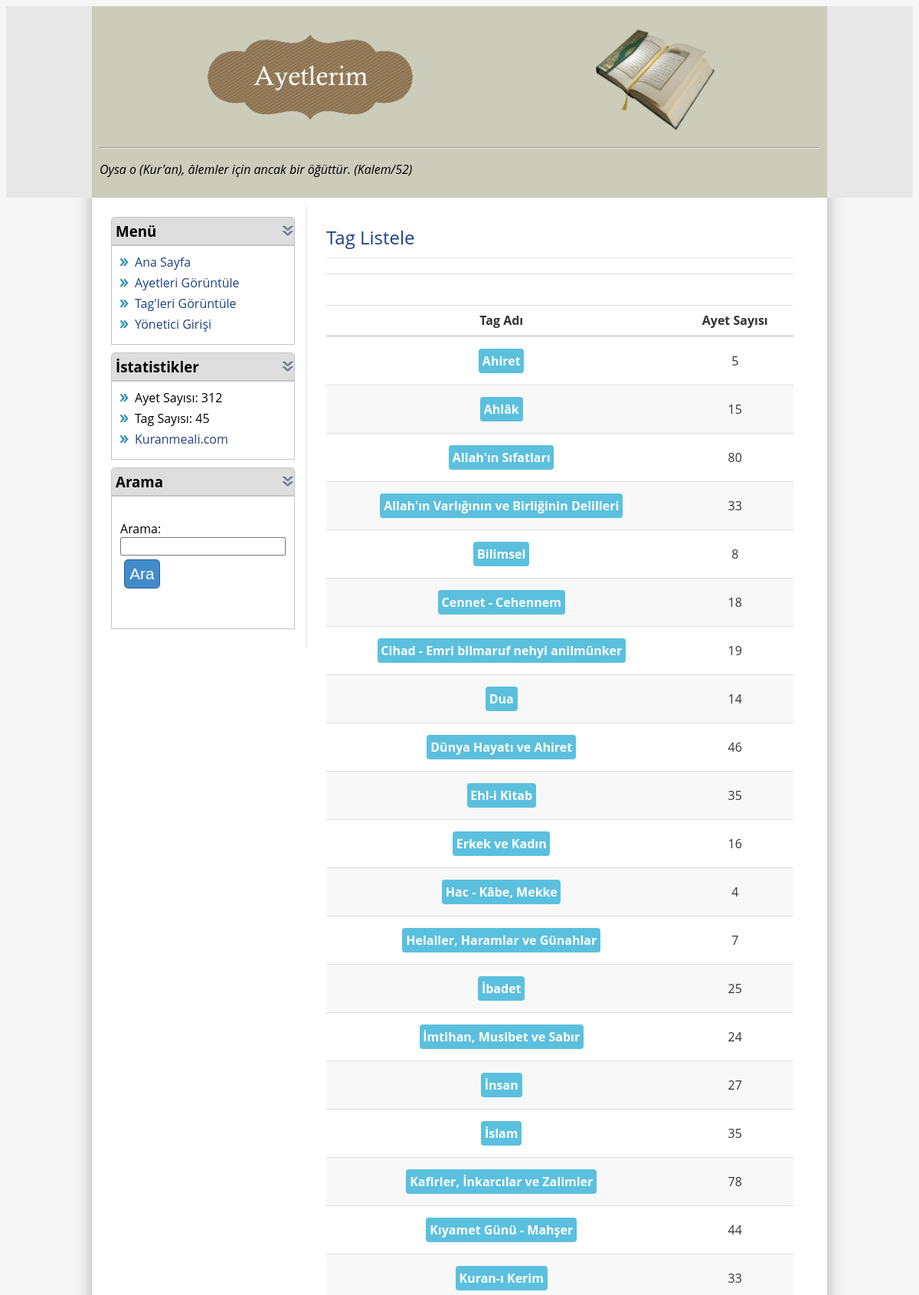
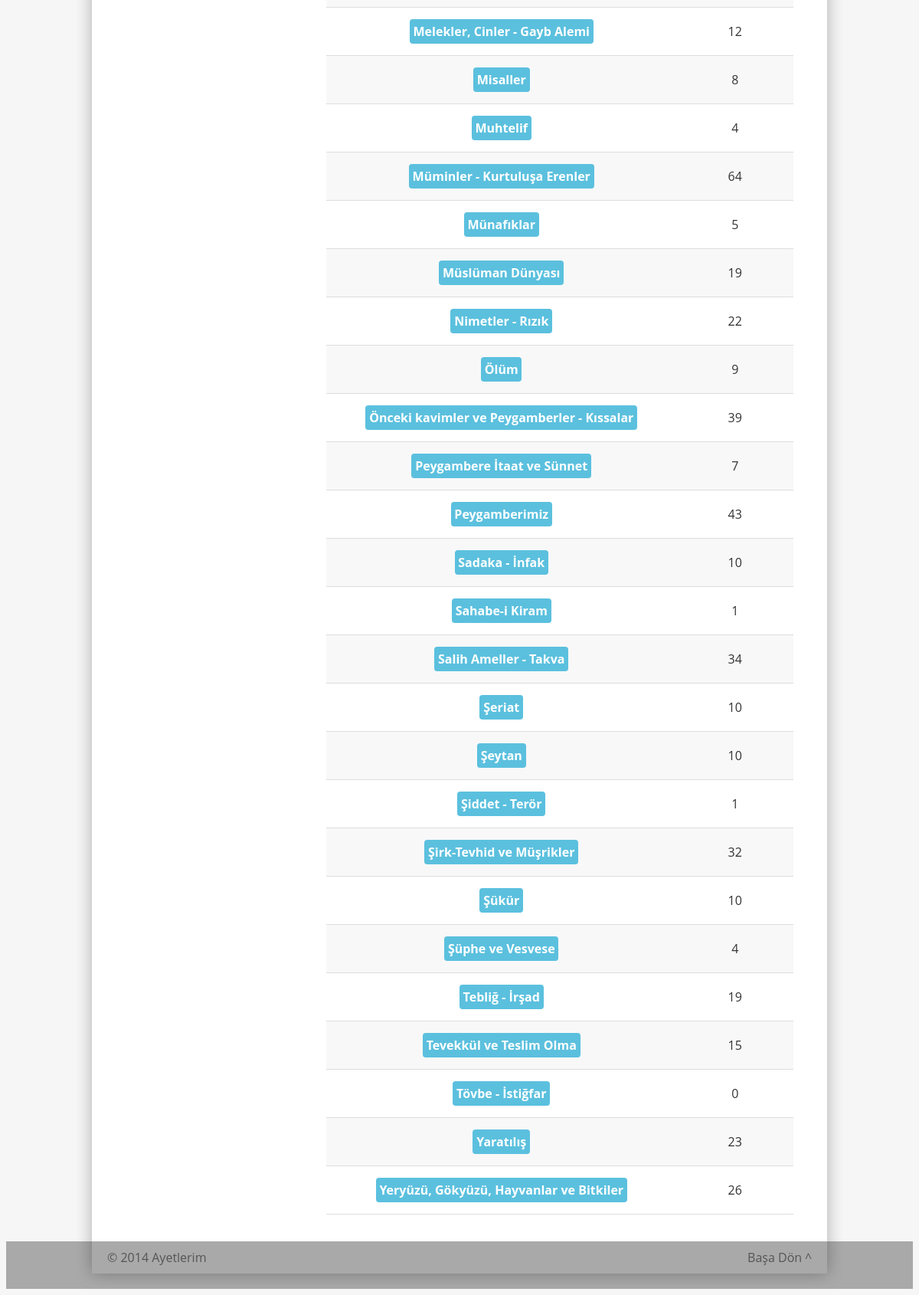
/tagler.php, run on the app's committed database (2 pictures, top to bottom).
### tables this page shows
CREATE TABLE IF NOT EXISTS `tag` (
  `tag_id` int(10) unsigned NOT NULL AUTO_INCREMENT,
  `tarih` int(10) unsigned NOT NULL,
  `tag_adi` varchar(100) DEFAULT NULL,
  PRIMARY KEY (`tag_id`)
);

### functions.php (called while the page is built, shortened)
<?php
function girisYapmis()
{
	return FALSE;
}
function getLastResultNum($baglanti)
{
	$query = "SELECT FOUND_ROWS()";
	$result = mysqli_query($baglanti,$query);
	$result = mysqli_fetch_array($result, MYSQLI_NUM);
	return $result[0];
}
?>

### classes/Ayet.php (called while the page is built, shortened)
<?php
class Ayet {
	public static function getTotalAyetNumber()
	{
		$bag = baglan();
		$query = "SELECT COUNT(*) FROM ayet";
		$result = mysqli_query($bag, $query);
		$num = mysqli_fetch_array($result, MYSQLI_NUM);
		return $num[0];
	}
}
?>

### classes/Tag.php (called while the page is built, shortened)
<?php
require_once("functions.php");
class Tag {
	public function __construct($data)
	{
		if(isset($data['tag_id'])) $this->tag_id = $data['tag_id'];
		if(isset($data['tag_adi'])) $this->tag_adi = $data['tag_adi'];
	}
	public static function getList( $limit = "LIMIT 20", $order = "tarih DESC" )
	{
		$bag = baglan();
		$query = "SELECT SQL_CALC_FOUND_ROWS * FROM tag ORDER BY " . $order . " " . $limit;
		$result = mysqli_query($bag,$query);
		$list = array();
		while ( $data = mysqli_fetch_array($result) )
		{
			$list[] = new Tag($data);
		}
		$num = getLastResultNum($bag);
		return $list;
	}
	public static function getTotalTagNumber()
	{
		$bag = baglan();
		$query = "SELECT COUNT(*) FROM tag";
		$result = mysqli_query($bag, $query);
		$num = mysqli_fetch_array($result, MYSQLI_NUM);
		return $num[0];
	}
}
?>

### classes/AyetTag.php (called while the page is built, shortened)
<?php
require_once("functions.php");
class AyetTag {
	public static function getAyetNumberByTag($tag_id)
	{
		$bag = baglan();
		$query = "SELECT COUNT(*) FROM ayet_tag WHERE tag_id = '$tag_id'";
		$result = mysqli_query($bag, $query);
		$num = mysqli_fetch_array($result, MYSQLI_NUM);
		return $num[0];
	}
}
?>

### templates/tagListele.php (the view, shortened to what this page needs)
<?php include "templates/include/header.php" ?>
<?php
	$tagler = $veriler['tagler'];
	$ayet_sayilari = $veriler['ayet_sayilari'];
?>
    <div id="content">
		<div id="title">Tag Listele</div>
		<table class="table">
			<tr style="border-top:0; border-bottom:3px solid #ddd">
				<th colspan="3">
				Tag Adı
				</th>
				<th>
				Ayet Sayısı
				</th>
			</tr>
			<?php
			foreach($tagler as $index => $tag)
			{
			?>
				<tr <?php echo ($index % 2 != 0) ? "id='tek'" : "" ?>>
					<td colspan="3">
					<?php echo "<a href='tagler.php?action=tagGoster&tagId={$tag->tag_id}' class='button' id='tag' style='float:none;'>{$tag->tag_adi}</a>"; ?>
					</td>
					<td>
					<?php echo $ayet_sayilari[$index] . ""; ?>
					</td>
				</tr>
			<?php
			}
			?>
		</table>
	</div>
	</div>
<?php include "templates/include/footer.php" ?>

### tagler.php (shortened to what this page needs)
<?php
require_once("functions.php");
$action = isset($_GET['action']) ?  string_duzelt($_GET['action']) :  "";
$giris_yapmis = girisYapmis();
switch($action)
{
	default:
		tagListele();
}
function tagListele()
{
	$veriler = array();
	$order = "tag_adi ASC";
	$tagler = Tag::getList("", $order);
	$veriler['sonuc_sayisi'] = count($tagler);
	$veriler['ayet_sayilari'] = array();
	foreach($tagler as $tag)
	{
		$veriler['ayet_sayilari'][] = AyetTag::getAyetNumberByTag($tag->tag_id);
	}
	$veriler['tagler'] = $tagler;
	$veriler['baslik'] = "Ayetlerim - Tag Listele";
	$veriler['sonuc_sayisi'] = $veriler['sonuc_sayisi'];
	$veriler['ayet_sayilari'] = $veriler['ayet_sayilari'];
	require("templates/tagListele.php");
}

### templates/include/header.php (shortened to what this page needs)
<html>
<head>
<link rel="stylesheet" type="text/css" href="style.css" media="screen" />
</head>
<body>
<div id="header-wrapper">
<div class="center-wrapper">
<div id="header">
<a href="index.php"><div id="logo"></div></a>
<hr>
<p><i>Oysa o (Kur'an), âlemler için ancak bir öğüttür. (Kalem/52)</i></p>
</div>
</div>
</div>
<div id="main-wrapper">
<div class="center-wrapper">
<div id="main">
<div id="left-bar">
<div id="box">
<h3>Menü</h3>
<ul id="special-list">
<li><a href="index.php?action=anaSayfa" class="link">Ana Sayfa</a></li>
<li><a href="ayetler.php?action=ayetListele" class="link">Ayetleri Görüntüle</a></li>
<li><a href="tagler.php?action=tagListele" class="link">Tag'leri Görüntüle</a></li>
<?php
if(isset($giris_yapmis) && $giris_yapmis)
{
?>
<hr/>
<li><a href="ayetler.php?action=ayetEkle" class="link">Ayet Ekle</a></li>
<li><a href="tagler.php?action=tagEkle" class="link">Tag Ekle</a></li>
<li><a href="index.php?action=cikis" class="link">Çıkış</a></li>
<?php
}
else
{
?>
<li><a href="index.php?action=giris" class="link">Yönetici Girişi</a></li>
<?php
}
?>
</ul>
</div>
<div id="box">
<h3>İstatistikler</h3>
<ul id="special-list">
<li>Ayet Sayısı: <?php echo Ayet::getTotalAyetNumber(); ?></a></li>
<li>Tag Sayısı: <?php echo Tag::getTotalTagNumber(); ?></li>
<li><a href="http://www.kuranmeali.com" class="link">Kuranmeali.com</a></li>
</ul>
</div>
<div id="box">
<h3>Arama</h3>
<ul id="special-list">
<form action="ayetler.php?action=ayetListele" method="GET">
	<table style="width: 100%;">
		<tbody>
		<tr>
			<td>
			Arama: <br><input type="text" name="ara">
			<input type="submit" value="Ara" class="button">
			</td>
		</tr>
		</tbody>
	</table>
</form>
</li></ul>
</div>
</div>

### templates/include/footer.php (shortened to what this page needs)
</div>
</div>
<div id="footer-wrapper">
<div class="center-wrapper">
<div id="footer">
<a class="link" style="color: #555; float:left;" href="index.php">&#169; 2014 Ayetlerim </a>
<a href="#page_top" class="link" style="color: #555; float:right;">Başa Dön ^</a>
</div>
</div>
</div>
</body>
</html>

### style.css (style rules this page uses)
body { font-family:'Open Sans','Helvetica'; background-color: #F6F6F6; color: #000; }
table { border-spacing: 0 20px; }
.center-wrapper { width: 960px; margin: 0 auto; }
#header-wrapper { background-color: #E7E7E7; }
#header { background-color: #ccb; padding: 10px; }
#logo { background-image: url('images/logo.png'); background-position:center top; background-repeat:no-repeat; height:166px; }
#main-wrapper { background: #F6F6F6 url('images/content-wrapper.jpg') repeat-y center top; }
#main { padding: 10px; float: left; }
#left-bar { width: 240px; float: left; padding: 15px; border-right: 1px solid #E5E5E5; }
#content { width: 610px; padding: 25px; float: left; }
#footer-wrapper { background: #a9a9a9 url('images/footer-wrapper.gif') no-repeat center bottom; }
#footer { padding: 10px 20px 30px 20px; }
textarea, input[type=text], input[type=password], select { width: 100%; font-family:'Open Sans', 'Helvetica'; }
.table { width:100%; border-spacing: 0; border-collapse: collapse; color: #333; }
.table tr { border-width: 1px 0 1px 0; border-style: solid; border-color: #ddd; width:auto; }
.table tr#tek { background-color:#f8f8f8; }
.table th { padding:8px; font-weight:bold; width:25%; border-bottom: 1px solid #ddd; }
.table td { padding:20px; text-align:center; width:25%; }
.button { border:1px solid #285e8e; font-size:1.3em; text-decoration:none; margin:5px; border-radius: .25em; -moz-border-radius: .25em; -webkit-border-radius: .25em; background-color:#428bca; padding:.3em; color:white; }
#tag.button { font-size:1em; font-weight:bold; background-color:#5bc0de; border-width:0; float:left; }
#title { padding-bottom: 10px; margin-bottom: 20px; border-bottom: 1px solid #E5E5E5; color: #1d4283; font-size: 1.5em; }
.link:link { text-decoration:none; color:#1d4283; font-size:1em; }
#box { margin-bottom: 10px; }
#box h3 { padding: 5px; border: solid 1px #c4c4c4; cursor: pointer; margin: 0; background: url('images/expand.png') no-repeat right center; background-color: ddd; -webkit-border-radius: 5px 5px 0 0; -moz-border-radius: 5px 5px 0 0; border-radius: 5px 5px 0 0; }
#box #special-list { margin: 0; padding: 0; display: block; background: f6f6f6; border: 1px solid rgb(196, 196, 196); padding: 10px; }
#box #special-list li { padding: 0 0 0 20px; list-style-type:none; background: url('images/list-item.png') no-repeat left center; margin-bottom: 5px; }

### data on the page
tag: tag_adi "Ahiret", index "5"
tag: tag_adi "Ahlâk", index "15"
tag: tag_adi "Allah'ın Sıfatları", index "80"
tag: tag_adi "Allah'ın Varlığının ve Birliğinin Delilleri", index "33"
tag: tag_adi "Bilimsel", index "8"
tag: tag_adi "Cennet - Cehennem", index "18"
tag: tag_adi "Cihad - Emri bilmaruf nehyi anilmünker", index "19"
tag: tag_adi "Dua", index "14"
tag: tag_adi "Dünya Hayatı ve Ahiret", index "46"
tag: tag_adi "Ehl-i Kitab", index "35"
tag: tag_adi "Erkek ve Kadın", index "16"
tag: tag_adi "Hac - Kâbe, Mekke", index "4"
tag: tag_adi "Helaller, Haramlar ve Günahlar", index "7"
tag: tag_adi "İbadet", index "25"
tag: tag_adi "İmtihan, Musibet ve Sabır", index "24"
tag: tag_adi "İnsan", index "27"
tag: tag_adi "İslam", index "35"
tag: tag_adi "Kafirler, İnkarcılar ve Zalimler", index "78"
tag: tag_adi "Kıyamet Günü - Mahşer", index "44"
tag: tag_adi "Kuran-ı Kerim", index "33"
tag: tag_adi "Melekler, Cinler - Gayb Alemi", index "12"
tag: tag_adi "Misaller", index "8"
tag: tag_adi "Muhtelif", index "4"
tag: tag_adi "Müminler - Kurtuluşa Erenler", index "64"
tag: tag_adi "Münafıklar", index "5"
tag: tag_adi "Müslüman Dünyası", index "19"
tag: tag_adi "Nimetler - Rızık", index "22"
tag: tag_adi "Ölüm", index "9"
tag: tag_adi "Önceki kavimler ve Peygamberler - Kıssalar", index "39"
tag: tag_adi "Peygambere İtaat ve Sünnet", index "7"
tag: tag_adi "Peygamberimiz", index "43"
tag: tag_adi "Sadaka - İnfak", index "10"
tag: tag_adi "Sahabe-i Kiram", index "1"
tag: tag_adi "Salih Ameller - Takva", index "34"
tag: tag_adi "Şeriat", index "10"
tag: tag_adi "Şeytan", index "10"
tag: tag_adi "Şiddet - Terör", index "1"
tag: tag_adi "Şirk-Tevhid ve Müşrikler", index "32"
tag: tag_adi "Şükür", index "10"
tag: tag_adi "Şüphe ve Vesvese", index "4"
tag: tag_adi "Tebliğ - İrşad", index "19"
tag: tag_adi "Tevekkül ve Teslim Olma", index "15"
tag: tag_adi "Tövbe - İstiğfar", index "0"
tag: tag_adi "Yaratılış", index "23"
tag: tag_adi "Yeryüzü, Gökyüzü, Hayvanlar ve Bitkiler", index "26"

### other printed values
Ayet::getTotalAyetNumber() "312"
Tag::getTotalTagNumber() "45"
